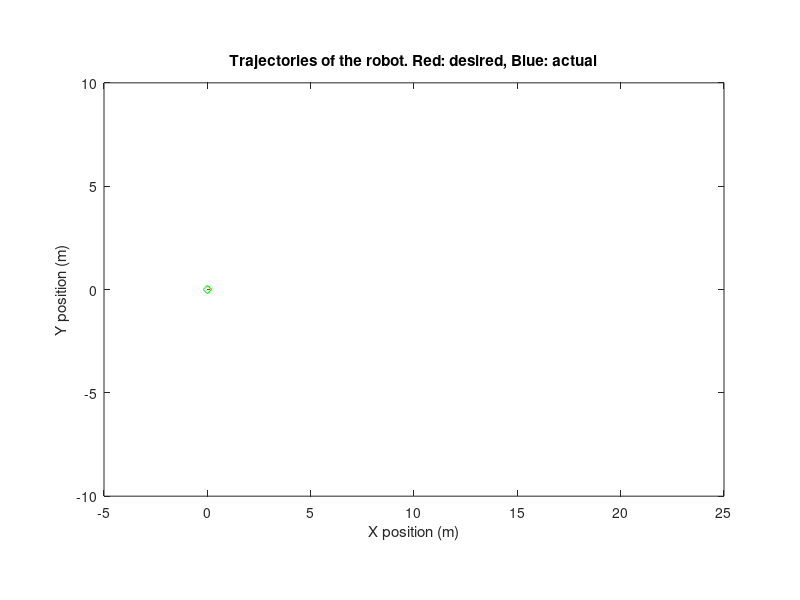

This chart was generated by the following MATLAB code: (Note: this script raises an error after producing the figure.)
%% 49329 Assignment 2 Part 2: robot moves along a straight line 
%% control to make the robot follow a straight line with constant speed

clc
clear all
close all

%% Parameter -- choose open-loop or closed-loop
closed_loop=1; % open-loop
%closed_loop=1; % closed-loop

time_period = 20; % simulation time period
dt = 0.02;   % sample time
total_steps = time_period/dt; % number of steps to simulate

% velocity and angular velocity of the desired trajectory
V_0 = 0.6; % velocity 
% Omega_0 = pi/6; % angular velocity

% noise on the velocity and angular velocity
V_noise = 0.1;   % uncertainty on velocity 
Omega_noise = 0.1;   % uncertainty on angular velocity 

% noise level on pose estimation
xy_noise = 0.05; % xy error in meter
theta_noise = 0.05; % orientation errot in radius

% for drawing of the robot heading
arrow_length = 0.1; % length of the arrow (for drawing robot orientation)

%% Design LQR control
A = [0 pi/6 0; -pi/6 0 0.6; 0 0 0];
B = [-1 0;0 0;0 -1];
C = eye(3);
D = 0;

Q = eye(3)*9;
R = eye(2);

[K_opt, P_opt, E_opt] = lqr(A,B,Q,R)


%% figure 1: axis and values for the vehicle motion

figure(1)

plot(0,0,'gd') % global coordinate
hold on;
axis('equal')
axis([-5 25 -10 10 ]);
xlabel('X position (m)')
ylabel('Y position (m)')
title('Trajectories of the robot. Red: desired, Blue: actual')

%% set of the objet properties
%% initialisation: plot the first point (t=0)

% time step
t(1) = 0;

% initial position of robot
x(1) = 0;
y(1) = 0;
phi(1) = 0;
Omega_0(1) = pi/6; % angular velocity

% initial position of the desired robot position
x_d(1) = 0;
y_d(1) = 0;
phi_d(1) = 0;

% draw the vehicle position and orientation
quiver(x(1),y(1), arrow_length*cos(phi(1)), arrow_length*sin(phi(1)), 0, 'Color', 'b') 
quiver(x_d(1),y_d(1), arrow_length*cos(phi_d(1)), arrow_length*sin(phi_d(1)), 0, 'Color', 'r')

%% difference between the desired and actual pose

deltatheta(1) = wrap(phi(1)-phi_d(1));   % orientation 
deltaX(1) = x(1)-x_d(1);
deltaY(1) = y(1)-y_d(1);

% % add noise on the differences
% deltatheta(1)=deltatheta(1)+randn(1,1)*theta_noise;
% deltaX(1)=deltaX(1)+randn(1,1)*xy_noise;
% deltaY(1)=deltaY(1)+randn(1,1)*xy_noise;

%% start the simulation -- get the control values from closed-loop
for j=1:total_steps    
       t(j+1) = j*dt;    % used just to plot the velocity curve
        
       % adjust the desired trajectory by changing the desired angular
       % velocity
       Omega_0(j) = 0.15*sin(0.2*t(j)) - 0.3*cos(t(j));
        
        % get the control-- velocity and turnrate
        [velocity_1,turnrate_1] = ...
            control_velocity_turnrate_49329(K_opt, V_0, Omega_0(j),...
            deltatheta, deltaX, deltaY, phi(j));        
        
  % pause    
  velocity_1=velocity_1+randn(1,1)*V_noise;
  turnrate_1=turnrate_1+randn(1,1)*Omega_noise;
  
        % record for drawing
        vel_1(j)=velocity_1;
        turn_1(j)=turnrate_1;
        
       % compute the next pose using the velocity and turnrate (discretization with small steps) 
        
        [phi(j+1),x(j+1),y(j+1)]=compute_next_pose(phi(j),x(j),y(j),velocity_1,turnrate_1,dt);
        
        % draw the position and orientation
        quiver(x(j+1),y(j+1), arrow_length*cos(phi(j+1)), arrow_length*sin(phi(j+1)), 0, 'Color', 'b')
                
        % the trajectory of wheelchair 1
        xyphi = [x;y;phi];
        
             
        % do not add noises 
        velocity_d = V_0;          
        turnrate_d = Omega_0(j);  
        
        % add noises 
        % velocity_d = V_0 + randn(1,1)*V_noise;          
        % turnrate_d = Omega_0 + randn(1,1)*Omega_noise;  
         
        % record for drawing
        vel_d(j)=velocity_d;
        turn_d(j)=turnrate_d;
        
        % compute the next pose using the velocity and turnrate
        % (discretization with small steps)
        [phi_d(j+1),x_d(j+1),y_d(j+1)]=compute_next_pose(phi_d(j),x_d(j),y_d(j),velocity_d,turnrate_d,dt);
        
        % drawing     
        quiver(x_d(j+1),y_d(j+1), arrow_length*cos(phi_d(j+1)), arrow_length*sin(phi_d(j+1)), 0, 'Color', 'r')
        
        
        % difference between actural and desired pose
        deltatheta(j+1) = wrap(phi(j+1)-phi_d(j+1));
        deltaX(j+1) = x(j+1)-x_d(j+1);
        deltaY(j+1) = y(j+1)-y_d(j+1);
        
% add noise on the relative pose -- simulate the localization result
        deltatheta(j+1)=deltatheta(j+1)+randn(1,1)*theta_noise;
        deltaX(j+1)=deltaX(j+1)+randn(1,1)*xy_noise;
        deltaY(j+1)=deltaY(j+1)+randn(1,1)*xy_noise;
    
    %drawnow

end 

%% set the velocity the same as previous step -- only for drawing

vel_1(total_steps+1) = vel_1(total_steps);  
vel_d(total_steps+1) = vel_d(total_steps);  
turn_1(total_steps+1) = turn_1(total_steps);
turn_d(total_steps+1) = turn_d(total_steps);

% Plot the whole trajectory (all points)

% actual robot position
plot(x(:),y(:),'+b')  
% desired robot position
plot(x_d(:),y_d(:),'or') 

hold off

%% features figure (2) vels1/vels2

figure(2)
hold off
clf
hold on
%axis([0 total_steps -0.5 0.5]);
xlabel('Time step')
ylabel('Velocity (m/sec) and angular velocity (rad/sec)')
title('Velocity and angular velocity')

%% Plot velocity and turnrate for W1 and W2 to show the tracking result

figure(2)
plot(t(1:end), vel_1(1:end),'k-')
plot(t(1:end), vel_d(1:end),'r-')

plot(t(1:end), turn_1(1:end),'b:')
plot(t(1:end), turn_d(1:end),'r:')

legend('actual velocity','desired velocity','actual angular velocity','desired angular velocity')

hold off


%%  figure (3): relative distance error deltaX/deltaY

% Plot the error in x y phi

figure(3)
  subplot(3,1,1), plot(t,deltaX(:),'-r');
  xlabel('Time (sec)')
ylabel('x error (m)')
  
    subplot(3,1,2), plot(t,deltaY(:),'-b');
    xlabel('Time (sec)')
ylabel('y error (m)')
    
    subplot(3,1,3), plot(t,deltatheta(:),'-k');
    xlabel('Time (sec)')
ylabel('phi error (rad)')

hold off
